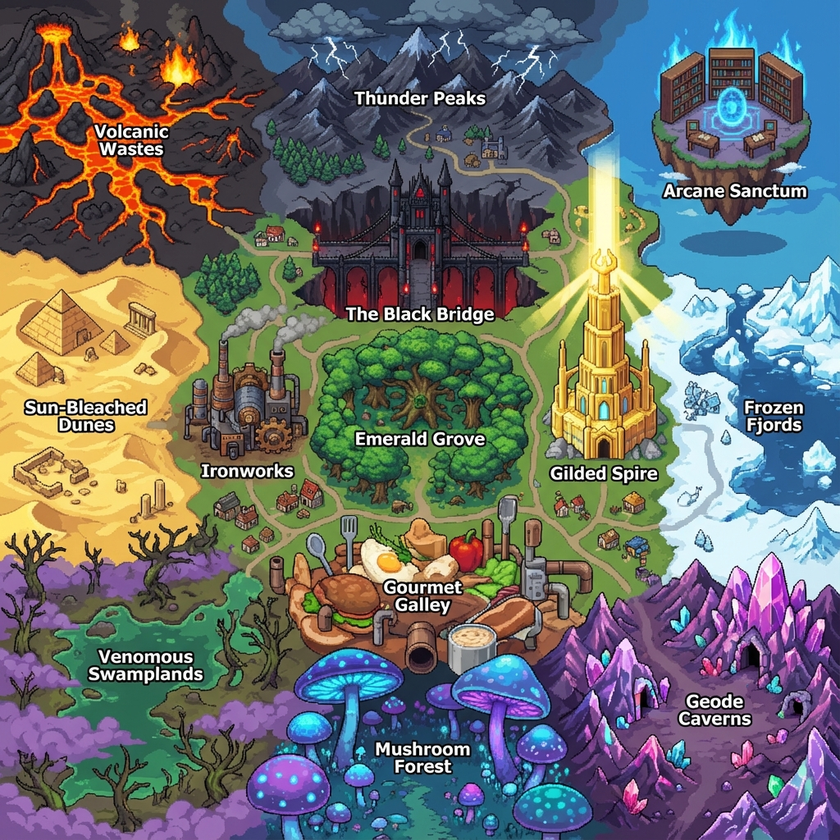
#> input picture world_map.png, 840 x 840 px, shrunk from 1024 x 1024 before the run
$ python map_segmentation.py   (older library calls are emulated)
#> lines starting #> are read from the running program, lines starting #| are printed output that depends on the picture; after the words box and inside, x2 and y2 are one past the last pixel; in counts of white or black regions, pixels touching at a corner belong together
import cv2
import numpy as np
from collections import Counter

def segment_map():
    img = cv2.imread('world_map.png')
#> img is the input picture: shape (840, 840, 3); mean B, G, R 107.6, 109.8, 106.7
    if img is None: return

    # Quantize colors to reduce noise
    data = np.float32(img).reshape((-1, 3))
    criteria = (cv2.TERM_CRITERIA_EPS + cv2.TERM_CRITERIA_MAX_ITER, 10, 1.0)
    # K-means with K=8 to find dominant colors
    K = 8
    # Use random state for reproducibility
    _, label, center = cv2.kmeans(data, K, None, criteria, 10, cv2.KMEANS_RANDOM_CENTERS)
#> center = [[50.7, 44.27, 45.65], [76.8, 141.2, 103.9], [235.8, 230.9, 216.9], [204.6, 153.1, 65.48], [115.8, 84.38, 67.96], [92, 179.3, 225.1], [163.1, 106.7, 139.3], [56.85, 80.29, 119.4]]
    center = np.uint8(center)
#> center = [[50, 44, 45], [76, 141, 103], [235, 230, 216], [204, 153, 65], [115, 84, 67], [91, 179, 225], [163, 106, 139], [56, 80, 119]]
    res = center[label.flatten()]
    quantized = res.reshape((img.shape))
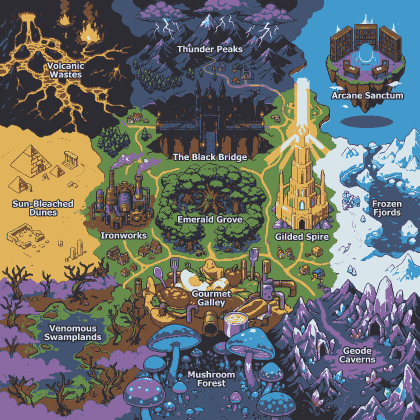
#> quantized: shape (840, 840, 3) (shown at 1/2 size); mean B, G, R 106.9, 109.4, 106.1

    # Convert to gray
    gray = cv2.cvtColor(quantized, cv2.COLOR_BGR2GRAY)
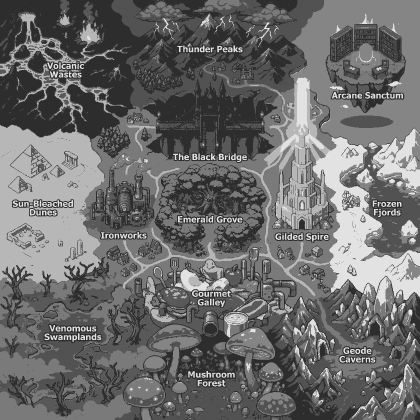
#> gray: shape (840, 840) (shown at 1/2 size); min 45, max 226, mean 108

    # Assume distinct text is high freq. Use gradient.
    grad_x = cv2.Sobel(gray, cv2.CV_16S, 1, 0, ksize=3)
    grad_y = cv2.Sobel(gray, cv2.CV_16S, 0, 1, ksize=3)
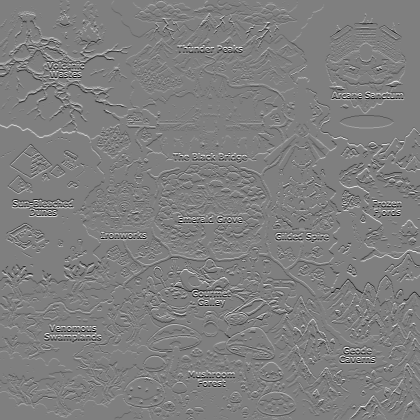
#> grad_y: shape (840, 840) int16 (shown at 1/2 size); min -724, max 724, mean 0.1; drawn with min black and max white
    abs_grad_x = cv2.convertScaleAbs(grad_x)
    abs_grad_y = cv2.convertScaleAbs(grad_y)
    grad = cv2.addWeighted(abs_grad_x, 0.5, abs_grad_y, 0.5, 0)
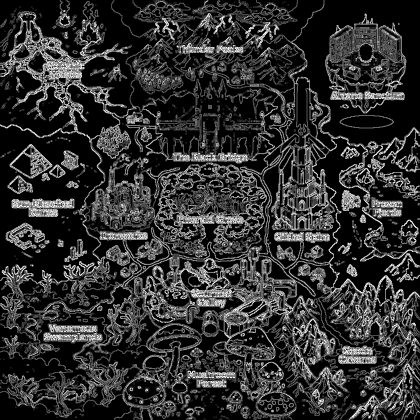
#> grad: shape (840, 840) (shown at 1/2 size); min 0, max 255, mean 49.2

    # Threshold gradient to find "busy" areas (text)
    _, thresh = cv2.threshold(grad, 40, 255, cv2.THRESH_BINARY)
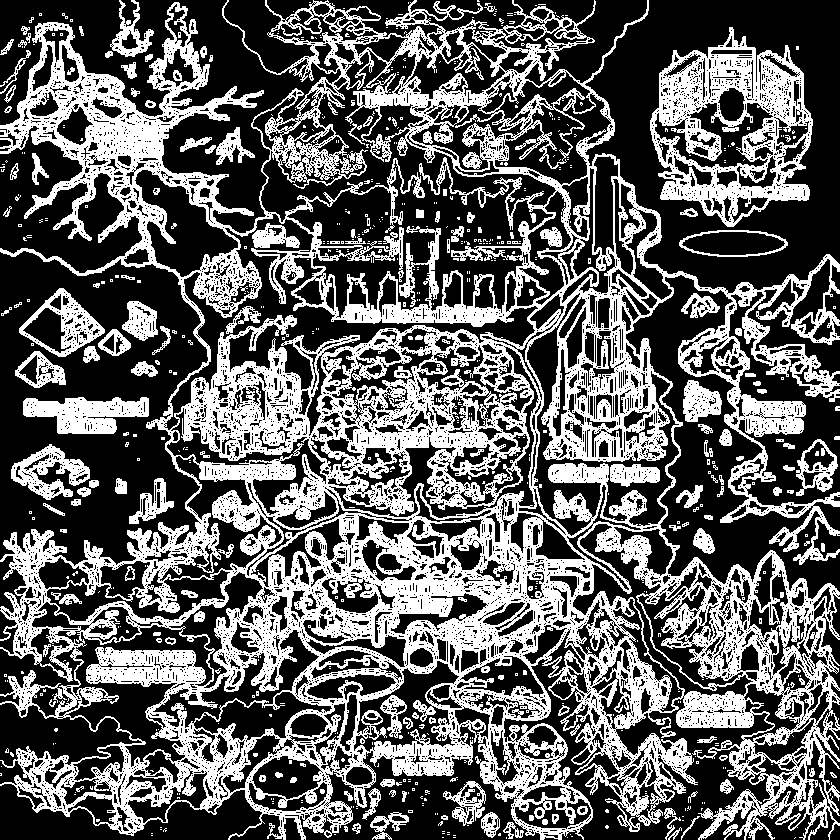
#> thresh: shape (840, 840); 37.7% white; 663 white regions (505 under 20 px), largest, box (x1, y1, x2, y2) and area: (0, 0, 840, 840) 223613, (650, 27, 813, 227) 13858, (23, 397, 149, 434) 2999

    # Morphological closing to group text letters
    kernel = cv2.getStructuringElement(cv2.MORPH_RECT, (20, 8))
    closed = cv2.morphologyEx(thresh, cv2.MORPH_CLOSE, kernel)
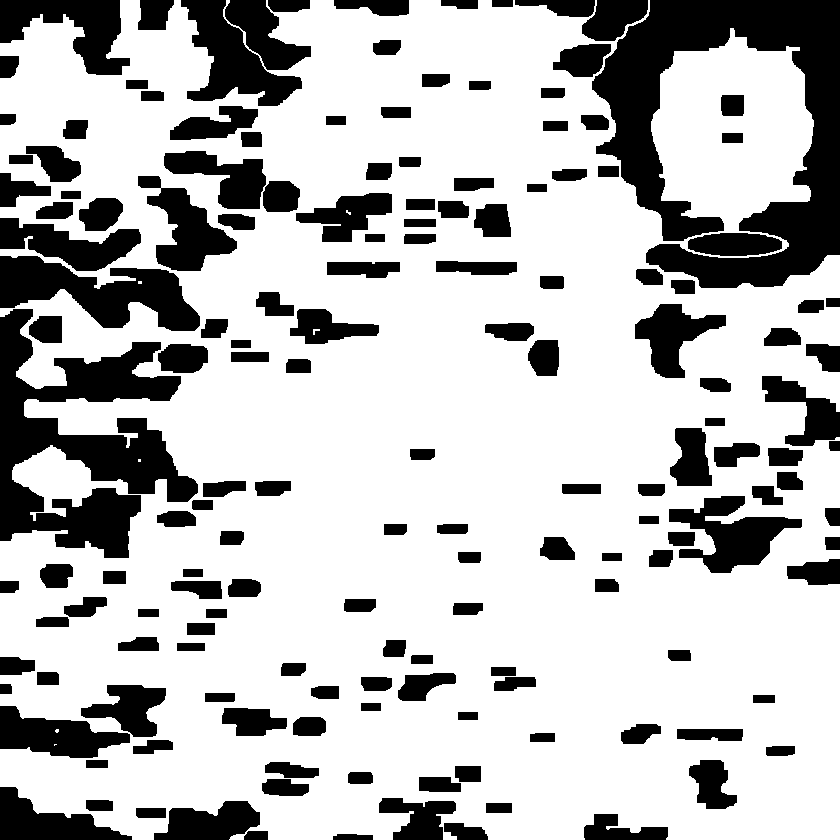
#> closed: shape (840, 840); 73.5% white; 163 black regions

    contours, _ = cv2.findContours(closed, cv2.RETR_EXTERNAL, cv2.CHAIN_APPROX_SIMPLE)
#> contours = 5 contours, 4 with area under 20; largest, box (x1, y1, x2, y2) and area: (0, 0, 840, 840) 592770

    regions = []
    h, w = img.shape[:2]

    for cnt in contours:
        x, y, w_rect, h_rect = cv2.boundingRect(cnt)
        aspect_ratio = w_rect / float(h_rect)

        # Text is usually wider than tall, and not too huge
        if w_rect > 40 and h_rect < 60 and aspect_ratio > 2.0:
            cx = x + w_rect // 2
            cy = y + h_rect // 2
            regions.append({
                "label": "Unknown",
                "x_pct": round(cx / w * 100, 1),
                "y_pct": round(cy / h * 100, 1),
                "w": w_rect,
                "h": h_rect
            })
#> this loop made 5 passes
#> (cnt, x, y, w_rect, h_rect, aspect_ratio) on passes 1, 3, 4: ([[54, 744], [54, 745], [55, 744], [56, 744]], 54, 744, 3, 2, 1.5), ([[138, 459], [138, 461], [140, 461], [140, 459]], 138, 459, 3, 3, 1), ([[138, 281], [138, 283], [141, 283], [141, 281]], 138, 281, 4, 3, 1.33)
#> after the loop, regions = []

    # Sort top to bottom, left to right
    regions.sort(key=lambda r: (r['y_pct'], r['x_pct']))

    print(f"Found {len(regions)} potential labels:")
#| Found 0 potential labels:
    for i, r in enumerate(regions):
        print(f"Region {i+1}: {r['x_pct']}%, {r['y_pct']}% (Size: {r['w']}x{r['h']})")
#> this loop made 0 passes

if __name__ == "__main__":
    segment_map()
